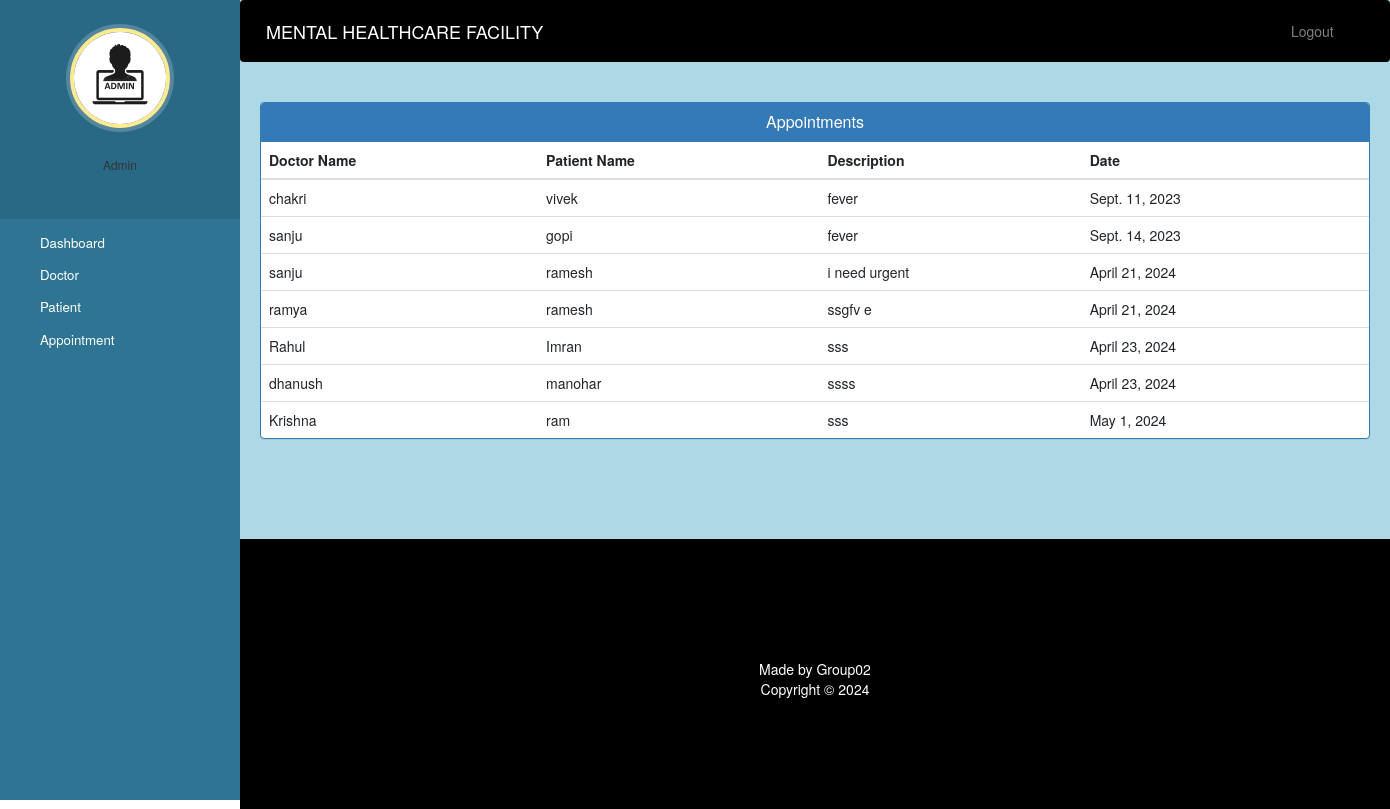
Screenshot of /admin-view-appointment (signed in) with the database file from the repository.
### HealthCare_app/models.py (models this page shows)
class Appointment(models.Model):
    patientId=models.PositiveIntegerField(null=True)
    doctorId=models.PositiveIntegerField(null=True)
    patientName=models.CharField(max_length=40,null=True)
    doctorName=models.CharField(max_length=40,null=True)
    appointmentDate=models.DateField(auto_now=True)
    description=models.TextField(max_length=500)
    status=models.BooleanField(default=False)

### HealthCare_app/views.py (the view)
# urls.py: path('admin-view-appointment', views.admin_view_appointment_view,name='admin-view-appointment'),
@login_required(login_url='adminlogin')
@user_passes_test(is_superuser)
def admin_view_appointment_view(request):
    appointments=models.Appointment.objects.all().filter(status=True)
    return render(request,'HealthCare/admin_view_appointment.html',{'appointments':appointments})

### HealthCare_app/views.py (called while the page is built)
def is_superuser(user):
    return user.is_superuser

### templates/HealthCare/admin_view_appointment.html (shortened to what this page needs)
{% extends 'HealthCare/admin_base.html' %}
{% block content %}
<head>
  <link href="//netdna.bootstrapcdn.com/bootstrap/3.0.0/css/bootstrap.min.css" rel="stylesheet" id="bootstrap-css">
</head>
<div class="container">
  <div class="panel panel-primary">
    <div class="panel-heading">
      <h6 class="panel-title">Appointments</h6>
    </div>
    <table class="table table-hover" id="dev-table">
      <thead>
        <tr>
          <th>Doctor Name</th>
          <th>Patient Name</th>
          <th>Description</th>
          <th>Date</th>
        </tr>
      </thead>
      {% for a in appointments %}
      <tr>
        <td> {{a.doctorName}}</td>
        <td>{{a.patientName}}</td>
        <td>{{a.description}}</td>
        <td>{{a.appointmentDate}}</td>
      </tr>
      {% endfor %}
    </table>
  </div>
</div>
{% endblock content %}

### static/style.css (style rules this page uses)
body { padding-left: 240px; }

### templates/HealthCare/admin_base.html (style rules this page uses)
body { padding-left: 240px; }

### templates/HealthCare/admin_view_appointment.html (style rules this page uses)
h6 { text-align: center; }

### rows the page displays
Appointment: doctorName "chakri", patientName "vivek", description "fever", appointmentDate "Sept. 11, 2023"
Appointment: doctorName "sanju", patientName "gopi", description "fever", appointmentDate "Sept. 14, 2023"
Appointment: doctorName "sanju", patientName "ramesh", description "i need urgent", appointmentDate "April 21, 2024"
Appointment: doctorName "ramya", patientName "ramesh", description "ssgfv e", appointmentDate "April 21, 2024"
Appointment: doctorName "Rahul", patientName "Imran", description "sss", appointmentDate "April 23, 2024"
Appointment: doctorName "dhanush", patientName "manohar", description "ssss", appointmentDate "April 23, 2024"
Appointment: doctorName "Krishna", patientName "ram", description "sss", appointmentDate "May 1, 2024"
